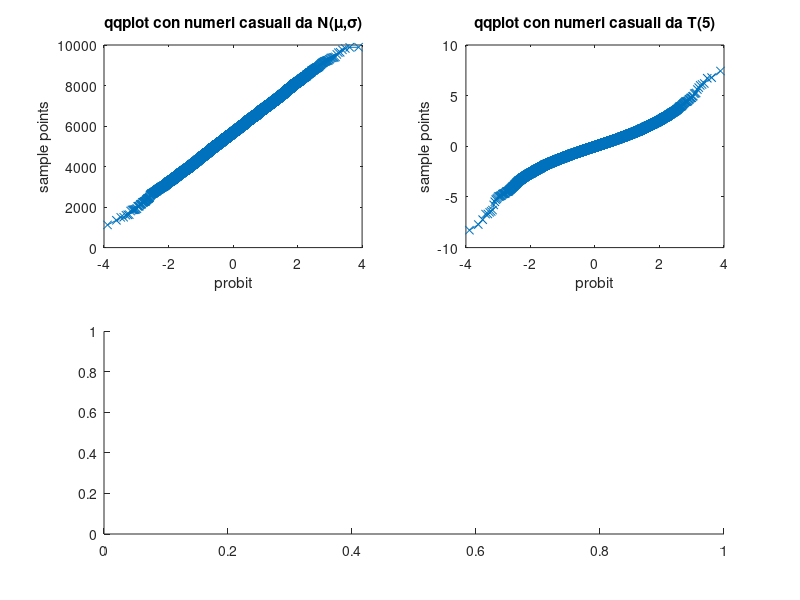

The MATLAB source for this figure: (Note: this script raises an error after producing the figure.)
%% Confronto quantili empirici con quelli della N(0,1)
n=10000;
% xnorm= dati generati da un N con media 5678
% e sigma 1234
xnorm=randn(n,1)*1234+5678;
% nu = gradi di libetà
nu=5;
% xstudentt dati generati da T(5)
xstudentt=trnd(nu,n,1);
subplot(2,2,1)
qqplot(xnorm);
title('qqplot con numeri casuali da N(\mu,\sigma)')
subplot(2,2,2)
qqplot(xstudentt);
title('qqplot con numeri casuali da T(5)')
subplot(2,2,3:4)
qqplot(X.Wage);
title('qqplot della variabile Wage')
% print -depsc qqplot.eps;
